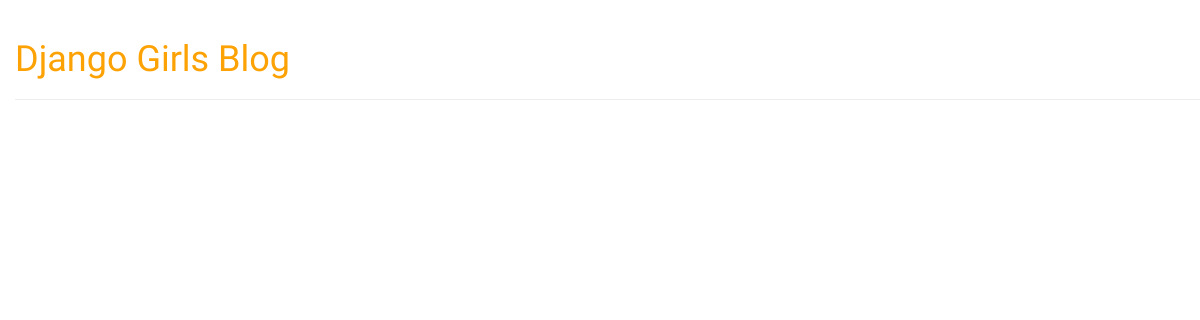
The app's page /, older data.
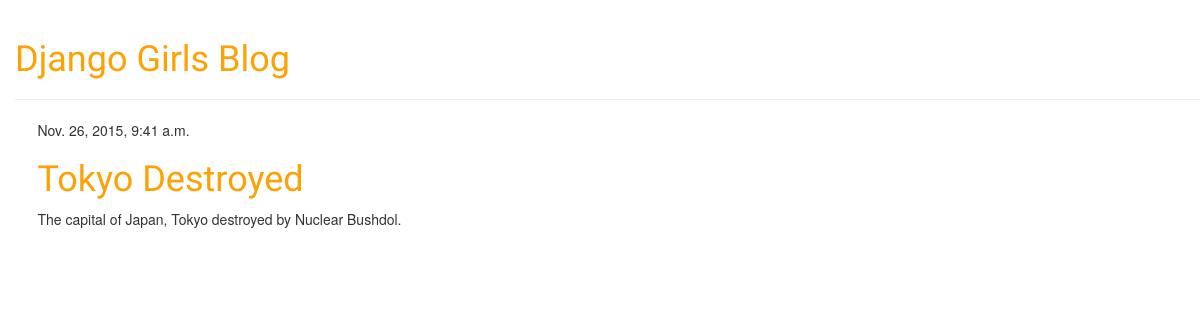
The same page, newer data.
### blog/models.py (models this page shows, shortened)
class Post(models.Model):
	author = models.ForeignKey('auth.User')
	title = models.CharField(max_length = 200)
	text = models.TextField()
	created_date = models.DateTimeField(
		default=timezone.now)
	published_date = models.DateTimeField(
		blank=True, null=True)

### blog/views.py (the view)
# urls.py: url(r'^$', views.post_list, name='post_list'),
def post_list(request):
    posts = Post.objects.filter(published_date__lte=timezone.now()).order_by('published_date')
    return render(request, 'blog/post_list.html', {'posts': posts})

### blog/templates/blog/post_list.html
{% extends 'blog/base.html' %}
{% block content %}
    {% for post in posts %}
        <div class="post">
            <div class="date">
                {{ post.published_date }}
            </div>
            <h1><a href="{% url 'post_detail' pk=post.pk %}">{{ post.title }}</a></h1>
            <p>{{ post.text|linebreaks }}</p>
        </div>
    {% endfor %}
{% endblock %}

Row changes from the older to the newer data that the page shows:
now on this page (row edited): Post: published_date "Nov. 26, 2015, 9:41 a.m.", title "Tokyo Destroyed", text "The capital of Japan, Tokyo destroyed by Nuclear Bushdol."
